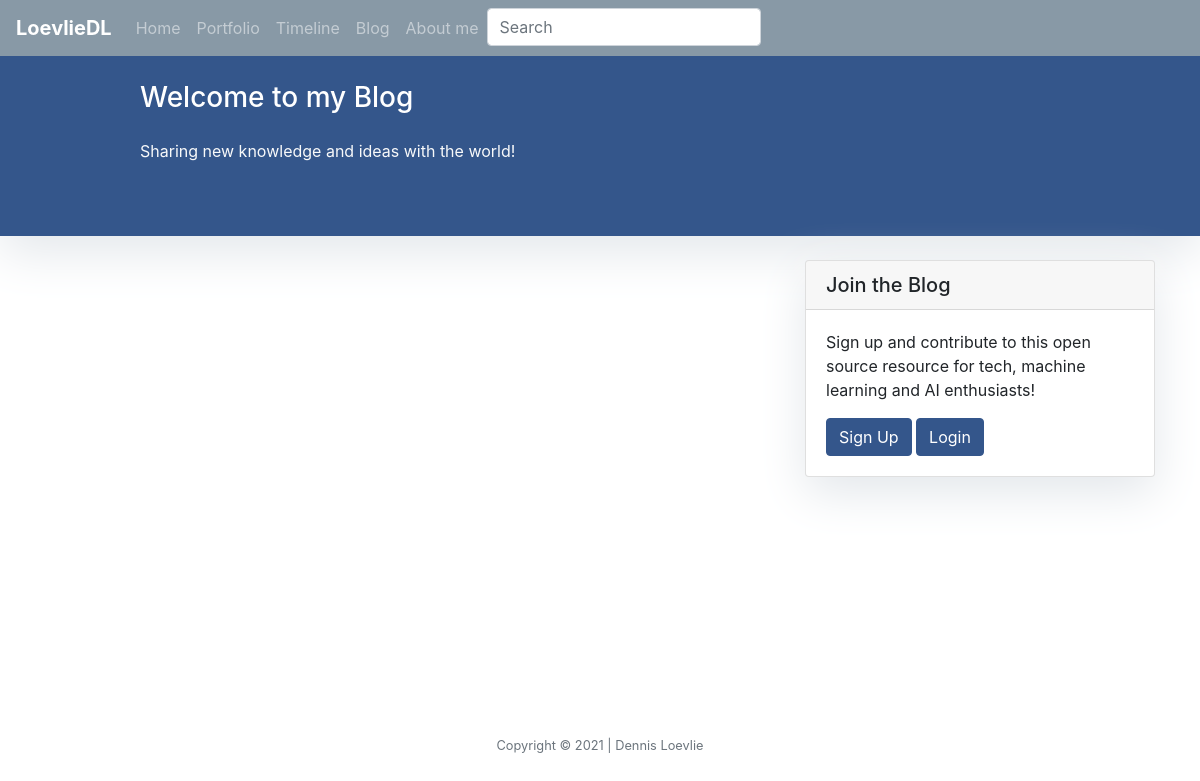
The app's page /Blog/, older data.
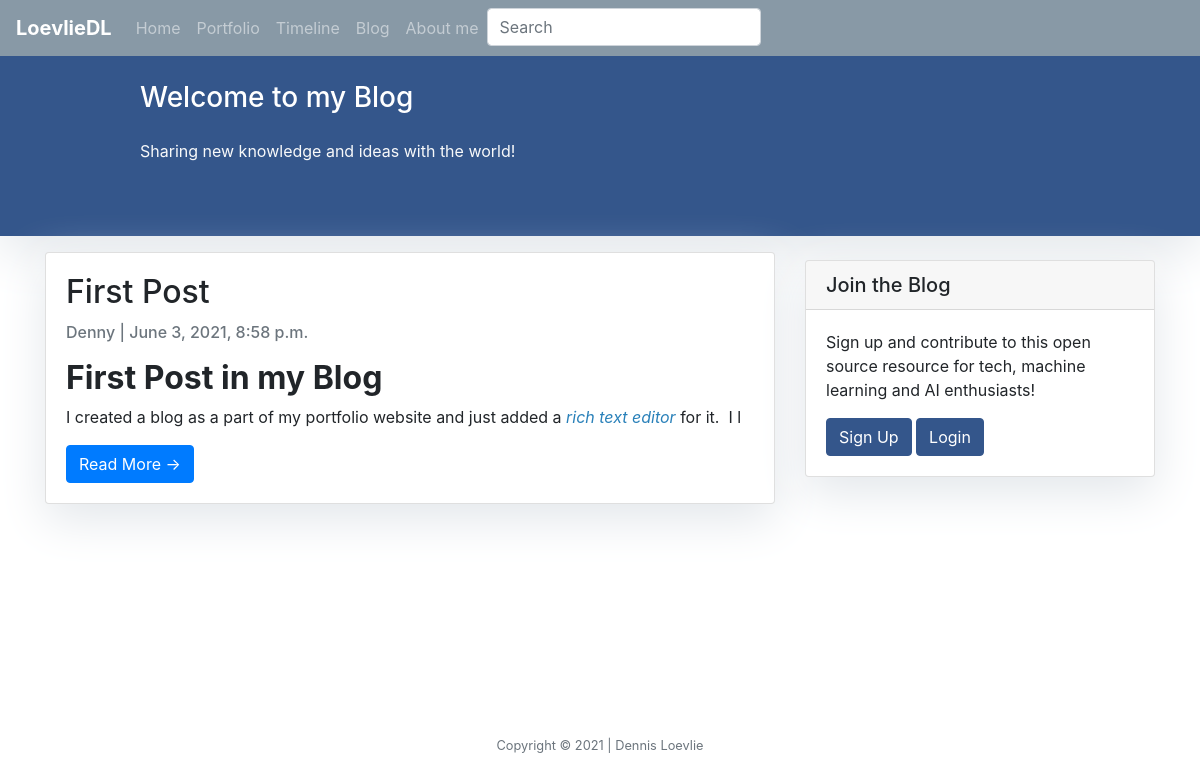
The same page, newer data.
### Portfolio/models.py (models this page shows, shortened)
class Post(models.Model):
    title = models.CharField(max_length=200, unique=True)
    slug = models.SlugField(max_length=200, unique=True)
    author = models.ForeignKey(User, on_delete= models.CASCADE,related_name='blog_posts')
    updated_on = models.DateTimeField(auto_now=True)
    content = RichTextField(blank=True,null=True)
    created_on = models.DateTimeField(auto_now_add=True)
    status = models.IntegerField(choices=STATUS, default=0)
    class Meta:
        ordering = ['-created_on']

### Portfolio/views.py (the view)
# urls.py: re_path(r'^Blog/$', views.blog.as_view(), name='Blog'),
class blog(generic.ListView):
    queryset = Post.objects.filter(status=1).order_by('-created_on')
    template_name = 'Portfolio/blog.html'
    paginate_by = 3

### Portfolio/templates/Portfolio/blog.html (shortened to what this page needs)
{% extends "Portfolio/layout.html" %}
{% load static %}
{% block main %}
<header class="masthead">
    <div class="overlay">
    <div class="container">
        <div class="row">
            <div class=" col-md-8 col-md-10 mx-auto">
                <div class="site-heading">
                    <h3 class=" site-heading my-4 mt-3 text-white"> Welcome to my Blog </h3>
                    <p class="text-light">Sharing new knowledge and ideas with the world!  &nbsp
                    </p>
                </div>
            </div>
        </div>
    </div>
</div>
</header>
<div class="container">
    <div class="row">
        <div class="col-md-8 mt-3 left">
            {% for post in post_list %}
            <div class="card mb-4">
                <div class="card-body">
                    <h2 class="card-title">{{ post.title }}</h2>
                    <p class="card-text text-muted h6">{{ post.author }} | {{ post.created_on}} </p>
                    <p class="card-text">{{post.content|slice:":200"|safe }}</p>
                    <a href="{% url 'post_detail' post.slug  %}" class="btn btn-primary">Read More &rarr;</a>
                </div>
            </div>
            {% endfor %}
        </div>
        {% block sidebar %} {% include 'Portfolio/sidebar.html' %} {% endblock sidebar %}
    </div>
</div>
{%endblock%}

### Portfolio/templates/Portfolio/layout.html (shortened to what this page needs)
<!doctype html>
<html lang="en">
  <head>
    <link rel="stylesheet" href="https://stackpath.bootstrapcdn.com/bootstrap/4.4.1/css/bootstrap.min.css">
    <link href="/static/Portfolio/css/styles.css" rel="stylesheet">
  </head>
  <body>
      <nav class="navbar navbar-expand-lg navbar-dark" style="background-color: #8899A6;">
        <a class="navbar-brand" href="{% url 'index' %}">LoevlieDL</a>
        <div class="collapse navbar-collapse" id="navbarNav">
          <ul class="navbar-nav">
            <li class="nav-item">
              <a class="nav-link" target="_self" href="{% url 'index' %}">Home</a>
            </li>
            <li class="nav-item">
              <a class="nav-link" target="_self" href="{% url 'portfolio' %}">Portfolio</a>
            </li>
            <li class="nav-item">
              <a class="nav-link" target="_self" href="{% url 'timeline' %}">Timeline</a>
            </li>
            <li class="nav-item">
              <a class="nav-link" target="_self" href="{% url 'Blog' %}">Blog</a>
            </li>
            <li class="nav-item">
              <a class="nav-link" target="_self" href="#">About me</a>
            </li>
              <form>
                <input class="form-control" type="text" placeholder="Search" aria-label="Search">
              </form>
          </ul>
        </div>
      </nav>
        {% block main %}
        {% endblock %}
      <footer class="small text-center text-muted">
        <p class="copyright">Copyright &copy; 2021 | Dennis Loevlie</p>
      </footer>
  </body>
</html>

### Portfolio/templates/Portfolio/sidebar.html (shortened to what this page needs)
{% block sidebar %}
<div class="col-md-4 float-right ">
<div class="card my-4">
        <h5 class="card-header">Join the Blog</h5>
    <div class="card-body">
        <p class="card-text"> Sign up and contribute to this open source resource for tech, machine learning and AI enthusiasts!</p>
           {% if user.is_authenticated %}
                <a href="{% url 'logout' %}"
                class="btn btn-danger">Logout</a>
           {% else %}
                <a href="{% url 'register' %}"
                class="btn btn-danger">Sign Up</a>
                <a href="{% url 'user_login' %}"
                class="btn btn-danger">Login</a>
           {% endif %}
    </div>
</div>
</div>
{% endblock sidebar %}

### static/Portfolio/css/styles.css (style rules this page uses)
.container { min-height: 500px; }
.navbar-brand { font-weight: bold; }
* { box-sizing: border-box; }

### Portfolio/templates/Portfolio/blog.html (style rules this page uses)
.card { box-shadow: 0 16px 48px #E3E7EB; }
.btn-danger { color: #fff; background-color: #34568B; border-color: #34568B; }
.masthead { background: #34568B; height: 180px; padding-bottom: 5px; box-shadow: 0 16px 48px #E3E7EB; padding-top: 1px; }

### Portfolio/templates/Portfolio/sidebar.html (style rules this page uses)
.card { box-shadow: 0 16px 48px #E3E7EB; }

Row changes from the older to the newer data that the page shows:
added Post: title "First Post", author "Denny", created_on "June 3, 2021, 8:58 p.m.", content "First Post in my Blog I created a blog as a part of my portfolio website and just added a rich text editor for it. I l"
